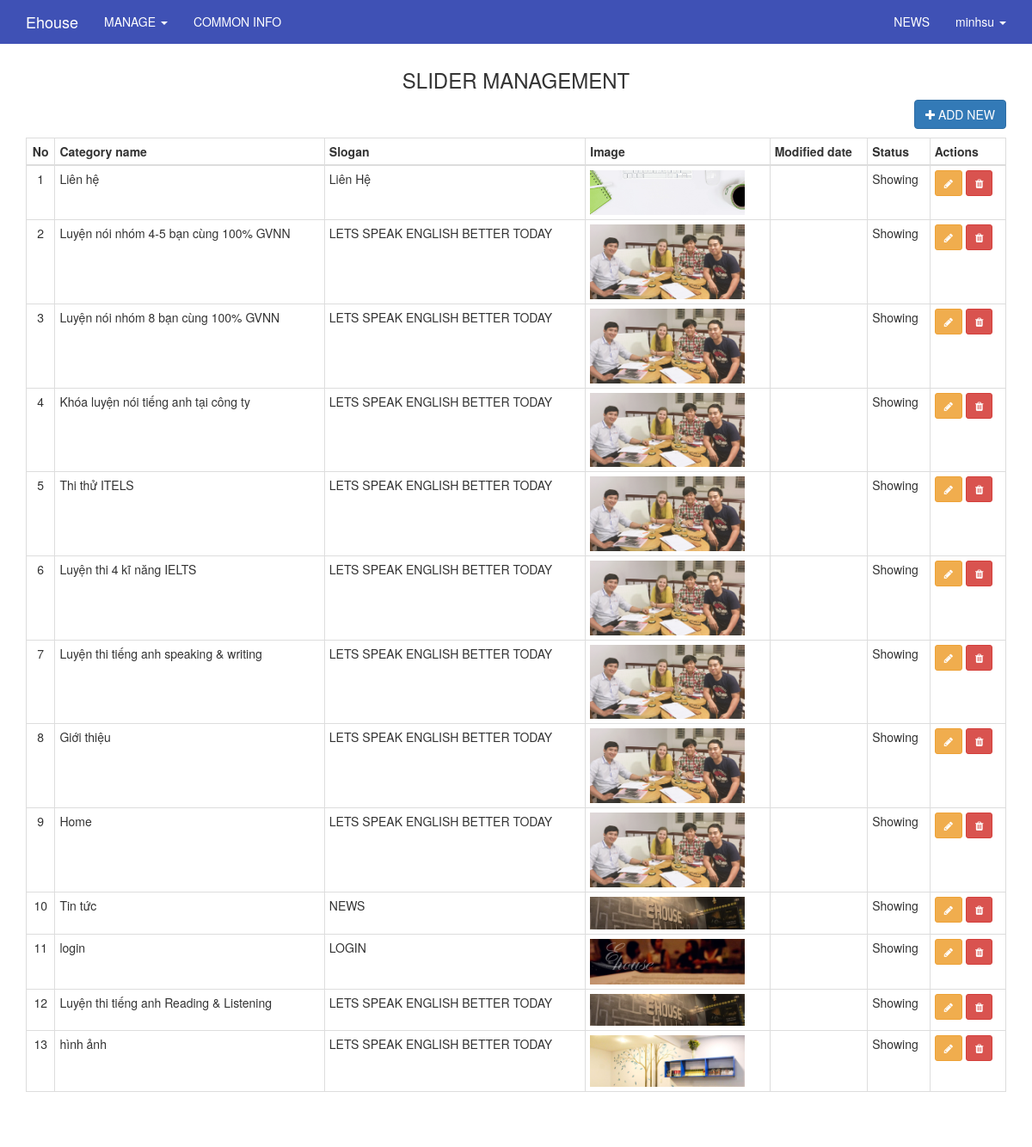
/index.php/admin/slider (signed in), run on the app's committed database.
### tables this page shows
CREATE TABLE `users` (
  `id` int(11) UNSIGNED NOT NULL,
  `ip_address` varchar(15) NOT NULL,
  `username` varchar(100) NOT NULL,
  `password` varchar(255) NOT NULL,
  `salt` varchar(255) DEFAULT NULL,
  `email` varchar(100) NOT NULL,
  `activation_code` varchar(40) DEFAULT NULL,
  `forgotten_password_code` varchar(40) DEFAULT NULL,
  `forgotten_password_time` int(11) UNSIGNED DEFAULT NULL,
  `remember_code` varchar(40) DEFAULT NULL,
  `created_on` int(11) UNSIGNED NOT NULL,
  `last_login` int(11) UNSIGNED DEFAULT NULL,
  `active` tinyint(1) UNSIGNED DEFAULT NULL,
  `first_name` varchar(50) DEFAULT NULL,
  `last_name` varchar(50) DEFAULT NULL,
  `company` varchar(100) DEFAULT NULL,
  `birth_day` varchar(50) NOT NULL,
  `phone` varchar(20) DEFAULT NULL,
  `address` varchar(255) DEFAULT NULL,
  `profile` text,
  `modified_date` datetime DEFAULT NULL
);

CREATE TABLE `slider` (
  `id` int(11) NOT NULL,
  `category_id` varchar(100) NOT NULL,
  `image_name` varchar(255) NOT NULL,
  `image` varchar(255) NOT NULL,
  `link` varchar(255) DEFAULT NULL,
  `description` varchar(255) DEFAULT NULL,
  `description2` varchar(255) DEFAULT NULL,
  `modified_date` datetime DEFAULT NULL,
  `status` int(1) NOT NULL
);

CREATE TABLE `category` (
  `id` varchar(100) NOT NULL,
  `name` varchar(255) NOT NULL,
  `description` text,
  `content` text,
  `content2` text,
  `content3` text,
  `content4` text,
  `url` varchar(255) DEFAULT NULL,
  `parent` varchar(100) DEFAULT NULL,
  `level` int(2) DEFAULT '0',
  `meta_keyword` varchar(255) DEFAULT NULL,
  `meta_description` varchar(255) DEFAULT NULL,
  `modified_date` datetime DEFAULT NULL
);

### application/core/MY_Controller.php (called while the page is built, shortened)
<?php
class MY_Controller extends CI_Controller {
	protected function render($the_view = NULL, $template = 'master')
	{
		if($template == 'json' || $this->input->is_ajax_request())
		{
			header('Content-Type: application/json');
			echo json_encode($this->data);
		}
		else if(is_null($template))
		{
			$this->load->view($the_view, $this->data);
		}else
		{
			$this->data['the_view_content'] = (is_null($the_view)) ? '' : $this->load->view($the_view, $this->data, TRUE);
			$this->load->view('templates/' . $template . '_view', $this->data);
		}
	}
}
class Admin_Controller extends MY_Controller
{
	function __construct()
	{
		$current_user = $this->ion_auth->user()->row();
	}
	protected function render($the_view = NULL, $template = 'admin_master')
	{
		parent::render($the_view, $template);
	}
}

### application/controllers/admin/Slider.php (called while the page is built, shortened)
<?php
class Slider extends Admin_Controller
{
    function __construct()
    {
        parent::__construct();
    }
    public function index()
    {
        $this->data['items'] = $this->slider_model->get_list_slider_category();
        $this->render('admin/slider/index_view');
    }
}

### index.php (called while the page is built, shortened)
<?php
require_once BASEPATH.'core/CodeIgniter.php';

### application/libraries/Session.php (called while the page is built, shortened)
<?php if ( ! defined('BASEPATH')) exit('No direct script access allowed');
class Session
{
    protected $sess_namespace = '';
    protected $store = array();
     private function initialize()
     {
        $prefs = array(
            'sess_cookie_name',
            'sess_expire_on_close',
            'sess_expiration',
            'sess_match_ip',
            'sess_match_useragent',
            'sess_time_to_update',
            'cookie_prefix',
            'cookie_path',
            'cookie_domain',
            'cookie_secure',
            'cookie_httponly'
        );
        if (isset($_SESSION[$this->sess_namespace]) ) {
            $this->store = $_SESSION[$this->sess_namespace];
        }
        $destroy = false;
        if (!$destroy) {
            return;
        }
    }
    public function userdata($value)
    {
        if (isset($this->store[$value])) {
            return $this->store[$value];
        } else {
            return false;
        }
    }
    public function set_userdata($data = array(), $value = '')
    {
        if (is_string($data)) {
            $data = array($data => $value);
        }
        foreach ($data as $key => $val) {
            $this->store[$key] = $val;
        }
    }
}

### application/models/Slider_model.php (called while the page is built, shortened)
<?php
class Slider_model extends MY_Model
{
    public function get_list_slider_category(){
    	$rows = $this->db->query('select c.name category_name, s.* from category c, slider s where c.id = s.category_id order by s.modified_date asc');
        return $rows->result();
    }
}

### application/libraries/Ion_auth.php (called while the page is built, shortened)
<?php  if ( ! defined('BASEPATH')) exit('No direct script access allowed');
class Ion_auth
{
    public $_cache_user_in_group;
    public function __construct()
    {
        $this->_cache_user_in_group =& $this->ion_auth_model->_cache_user_in_group;
        $this->ion_auth_model->trigger_events('library_constructor');
    }
    public function __call($method, $arguments)
    {
        return call_user_func_array( array($this->ion_auth_model, $method), $arguments);
    }
    public function __get($var)
    {
        return get_instance()->$var;
    }
    public function logged_in()
    {
        $this->ion_auth_model->trigger_events('logged_in');
        return (bool) $this->session->userdata('identity');
    }
    public function in_group($check_group, $id=false, $check_all = false)
    {
        $this->ion_auth_model->trigger_events('in_group');
        $id || $id = $this->session->userdata('user_id');
        if (!is_array($check_group))
        {
            $check_group = array($check_group);
        }
        if (isset($this->_cache_user_in_group[$id]))
        {
            $groups_array = $this->_cache_user_in_group[$id];
        }
        else
        {
            $users_groups = $this->ion_auth_model->get_users_groups($id)->result();
            $groups_array = array();
            foreach ($users_groups as $group)
            {
                $groups_array[$group->id] = $group->name;
            }
            $this->_cache_user_in_group[$id] = $groups_array;
        }
        foreach ($check_group as $key => $value)
        {
            $groups = (is_string($value)) ? $groups_array : array_keys($groups_array);
            if (in_array($value, $groups) xor $check_all)
            {
                return !$check_all;
            }
        }
        return $check_all;
    }
}

### application/models/Ion_auth_model.php (called while the page is built, shortened)
<?php  if ( ! defined('BASEPATH')) exit('No direct script access allowed');
class Ion_auth_model extends CI_Model
{
    public $tables = array();
    public $_ion_where = array();
    public $_ion_select = array();
    public $_ion_limit = NULL;
    public $_ion_offset = NULL;
    public $_ion_order_by = NULL;
    public $_ion_order = NULL;
    protected $response = NULL;
    public function __construct()
    {
        $this->config->load('ion_auth', TRUE);
        $this->tables  = $this->config->item('tables', 'ion_auth');
    }
    public function limit($limit)
    {
        $this->_ion_limit = $limit;
        return $this;
    }
    public function where($where, $value = NULL)
    {
        if (!is_array($where))
        {
            $where = array($where => $value);
        }
        array_push($this->_ion_where, $where);
        return $this;
    }
    public function order_by($by, $order='desc')
    {
        $this->_ion_order_by = $by;
        $this->_ion_order    = $order;
        return $this;
    }
    public function row()
    {
        $row = $this->response->row();
        return $row;
    }
    public function users($groups = NULL)
    {
        if (isset($this->_ion_select) && !empty($this->_ion_select))
        {
            foreach ($this->_ion_select as $select)
            {
                $this->db->select($select);
            }
            $this->_ion_select = array();
        }
        else
        {
            $this->db->select(array(
                $this->tables['users'].'.*',
                $this->tables['users'].'.id as id',
                $this->tables['users'].'.id as user_id'
            ));
        }
        if (isset($this->_ion_where) && !empty($this->_ion_where))
        {
            foreach ($this->_ion_where as $where)
            {
                $this->db->where($where);
            }
            $this->_ion_where = array();
        }
        if (isset($this->_ion_limit) && isset($this->_ion_offset))
        {
            $this->db->limit($this->_ion_limit, $this->_ion_offset);
            $this->_ion_limit  = NULL;
            $this->_ion_offset = NULL;
        }
        else if (isset($this->_ion_limit))
        {
            $this->db->limit($this->_ion_limit);
            $this->_ion_limit  = NULL;
        }
        if (isset($this->_ion_order_by) && isset($this->_ion_order))
        {
            $this->db->order_by($this->_ion_order_by, $this->_ion_order);
            $this->_ion_order    = NULL;
            $this->_ion_order_by = NULL;
        }
        $this->response = $this->db->get($this->tables['users']);
        return $this;
    }
    public function user($id = NULL)
    {
        $id = isset($id) ? $id : $this->session->userdata('user_id');
        $this->users();
        return $this;
    }
}

### application/views/admin/slider/index_view.php (the view, shortened to what this page needs)
<div class="container" style="margin-top:0px;">
    <div class="row">
        <div class="col-lg-12">
            <h3 class="text-center">SLIDER MANAGEMENT</h3>
        </div>
    </div>
    <div class="row">
        <div class="col-xs-12">
            <a href="<?php echo base_url('admin/slider/create') ?>"><button class="btn btn-primary btn-md pull-right"><li class="fa fa-plus"></li> ADD NEW</button></a>
        </div>
    </div>
    <div class="row">
        <div class="col-lg-12" style="margin-top: 10px;">
            <?php
            echo '<table class="table table-hover table-bordered table-condensed">';
            echo '<thead>';
            echo '<tr>';
            echo '<th><div class="text-center">No</div></th>';
            echo '<th>Category name</th>';
            echo '<th>Slogan</th>';
            echo '<th>Image</th>';
            echo '<th>Modified date</th>';
            echo '<th>Status</th>';
            echo '<th>Actions</th>';
            echo '</tr>';
            echo '</thead>';
            echo '<tbody>';
            if(!empty($items))
            {
                foreach($items as $key => $item)
                {
                    echo '<tr>';
                    echo '<td><div class="text-center">'.($key+1).'</div></td>';
                    echo '<td>'.$item->category_name.'</td>';
                    echo '<td>'.$item->description.'</td>';
                    echo '<td><img src="'.base_url($item->image).'" style="width: 180px;"></td>';
                    echo '<td>'.$item->modified_date.'</td>'; ?>
                    <td><?php if($item->status == 1) echo "Showing"; else echo "Hiding"; ?></td>
                    <?php
                    echo '<td>';
                    echo '<a href="slider/edit/'.$item->id.'" style="color:#fff"><button class="btn btn-sm btn-warning"><li class="fa fa-pencil"></li></button></a> ';
                    echo '<a href="slider/delete/'.$item->id.'" style="color:#fff" onclick="return confirm(\'Are you sure to delete ?\')"><button class="btn btn-sm btn-danger"><li class="fa fa-trash"></li></button></a>';
                    ?>
                    <?php
                    echo '</td>';
                    echo '</tr>';
                }
            }
            echo '</tbody>';
            echo '</table>';
            echo '<nav><ul class="pagination">';
            echo '</ul></nav>';
            ?>
        </div>
    </div>
</div>

### application/views/templates/_parts/admin_master_header_view.php (shortened to what this page needs)
    <!DOCTYPE html>
<html>
    <head>
    </head>
<body>
<?php
if($this->ion_auth->logged_in()) {
    ?>
    <nav class="navbar navbar-inverse navbar-fixed-top">
        <div class="container">
            <div class="navbar-header">
                <a class="navbar-brand"
                   href="<?php echo base_url(); ?>" target="_new"><?php echo 'Ehouse'?></a>
            </div>
            <div id="navbar" class="collapse navbar-collapse">
                <ul class="nav navbar-nav">
                    <li class="dropdown">
                        <a href="#" class="dropdown-toggle" data-toggle="dropdown" role="button" aria-expanded="false">MANAGE <span class="caret"></span></a>
                    </li>
                    <li><?php echo anchor('admin/website/index','COMMON INFO');?></li>
                </ul>
                <ul class="nav navbar-nav navbar-right">
                    <li><?php echo anchor('admin/news/index','NEWS');?></li>
                    <li class="dropdown">
                        <a href="#" class="dropdown-toggle" data-toggle="dropdown" role="button" aria-expanded="false"><?php echo $this->ion_auth->user()->row()->username;?> <span class="caret"></span></a>
                    </li>
                </ul>
            </div>
        </div>
    </nav>
<?php
}
?>

### public/css/admin.css (style rules this page uses)
.navbar-inverse { background-color: #3F51B5; border-color: #3F51B5; border-radius: inherit; }
.navbar-inverse .navbar-nav>li>a { color: white; }
.navbar-inverse .navbar-brand { color: white; }

### data on the page
users: id+username "minhsu"
slider: category.name "Liên hệ", description "Liên Hệ", image (picture), status "Showing"
slider: category.name "Luyện nói nhóm 4-5 bạn cùng 100% GVNN", description "LETS SPEAK ENGLISH BETTER TODAY", image (picture), status "Showing"
slider: category.name "Luyện nói nhóm 8 bạn cùng 100% GVNN", description "LETS SPEAK ENGLISH BETTER TODAY", image (picture), status "Showing"
slider: category.name "Khóa luyện nói tiếng anh tại công ty", description "LETS SPEAK ENGLISH BETTER TODAY", image (picture), status "Showing"
slider: category.name "Thi thử ITELS", description "LETS SPEAK ENGLISH BETTER TODAY", image (picture), status "Showing"
slider: category.name "Luyện thi 4 kĩ năng IELTS", description "LETS SPEAK ENGLISH BETTER TODAY", image (picture), status "Showing"
slider: category.name "Luyện thi tiếng anh speaking & writing", description "LETS SPEAK ENGLISH BETTER TODAY", image (picture), status "Showing"
slider: category.name "Giới thiệu", description "LETS SPEAK ENGLISH BETTER TODAY", image (picture), status "Showing"
slider: category.name "Home", description "LETS SPEAK ENGLISH BETTER TODAY", image (picture), status "Showing"
slider: category.name "Tin tức", description "NEWS", image (picture), status "Showing"
slider: category.name "login", description "LOGIN", image (picture), status "Showing"
slider: category.name "Luyện thi tiếng anh Reading & Listening", description "LETS SPEAK ENGLISH BETTER TODAY", image (picture), status "Showing"
slider: category.name "hình ảnh", description "LETS SPEAK ENGLISH BETTER TODAY", image (picture), status "Showing"

### other printed values
anchor('admin/website/index','COMMON INFO') "COMMON INFO"
anchor('admin/news/index','NEWS') "NEWS"
